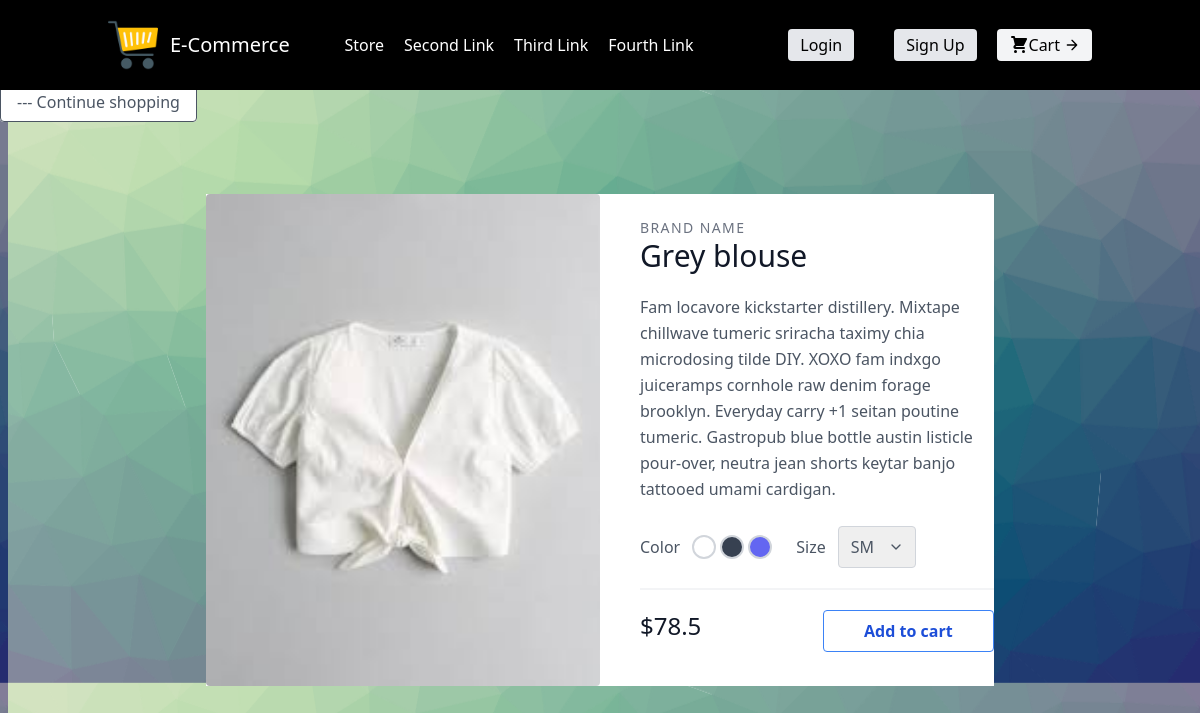
Screenshot of /3/ with the database file from the repository.
### store/models.py (models this page shows, shortened)
class Product(models.Model):
    name = models.CharField(max_length=200, null=True)
    price = models.FloatField()
    digital = models.BooleanField(default=False, null=True, blank=True)
    category = models.ForeignKey(Category, null=True, blank=True, on_delete=models.SET_NULL)
    image = models.ImageField(null=True, blank=True)
    def imageUrl(self):
        try:
            url = self.image.url
        except:
            url = 'https://dummyimage.com/400x500'
        return url

### store/views.py (the view)
# urls.py: path('<int:pk>/', views.ProductDetail.as_view(), name='product-detail'),
class ProductDetail(DetailView):
    template_name = 'store/product_detail.html'
    model = models.Product
    context_object_name = 'product'

### store/templates/store/product_detail.html (shortened to what this page needs)
{% extends "base.html" %}
{% block content %}
<section class="text-gray-600 body-font overflow-hidden">
  <a href="{% url 'store:index' %}" class="bg-white hover:bg-gray-600 text-gray-600 font-semibold hover:text-white my-10 py-2 px-4 border border-gray-600 hover:border-transparent rounded">
    <span class="title-font font-medium "> --- Continue shopping </span>
  </a>
  <div class="container px-5 my-20 mx-auto">
    <div class="lg:w-4/5 mx-auto flex flex-wrap bg-white">
      <img alt="ecommerce" class="lg:w-1/2 w-full lg:h-auto h-64 object-cover object-center rounded" src="{{ product.imageUrl }}">
      <div class="lg:w-1/2 w-full lg:pl-10 lg:py-6 mt-6 lg:mt-0">
        <h2 class="text-sm title-font text-gray-500 tracking-widest">BRAND NAME</h2>
        <h1 class="text-gray-900 text-3xl title-font font-medium mb-5">{{ product.name }}</h1>
        <p class="leading-relaxed">Fam locavore kickstarter distillery. Mixtape chillwave tumeric sriracha taximy chia microdosing tilde DIY. XOXO fam indxgo juiceramps cornhole raw denim forage brooklyn. Everyday carry +1 seitan poutine tumeric. Gastropub blue bottle austin listicle pour-over, neutra jean shorts keytar banjo tattooed umami cardigan.</p>
        <div class="flex mt-6 items-center pb-5 border-b-2 border-gray-100 mb-5">
          <div class="flex">
            <span class="mr-3">Color</span>
            <button class="border-2 border-gray-300 rounded-full w-6 h-6 focus:outline-none"></button>
            <button class="border-2 border-gray-300 ml-1 bg-gray-700 rounded-full w-6 h-6 focus:outline-none"></button>
            <button class="border-2 border-gray-300 ml-1 bg-indigo-500 rounded-full w-6 h-6 focus:outline-none"></button>
          </div>
          <div class="flex ml-6 items-center">
            <span class="mr-3">Size</span>
            <div class="relative">
              <select class="rounded border appearance-none border-gray-300 py-2 focus:outline-none focus:ring-2 focus:ring-indigo-200 focus:border-indigo-500 text-base pl-3 pr-10">
                <option>SM</option>
              </select>
              <span class="absolute right-0 top-0 h-full w-10 text-center text-gray-600 pointer-events-none flex items-center justify-center">
              </span>
            </div>
          </div>
        </div>
        <div class="flex justify-between">
          <span class="title-font font-medium text-2xl text-gray-900">${{ product.price }}</span>
          <button data-product="{{ product.id }}" data-action="add" class="bg-transparent hover:bg-blue-500 text-blue-700 font-semibold hover:text-white py-2 px-10 border border-blue-500 hover:border-transparent rounded update-cart">
            Add to cart
        </button>
      </div>
    </div>
  </div>
</section>
{% endblock content %}

### static/css/styles.css (style rules this page uses)
body { background: url('../images/bg_image.png') 100%; }

### rows the page displays
Product: imageUrl (picture), name "Grey blouse", price "78.5"
